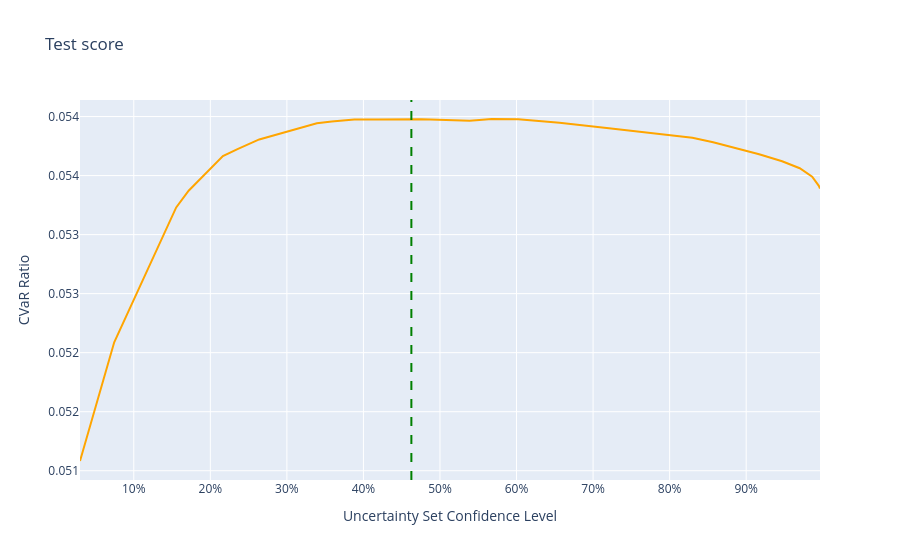

Source (notebook cell):
### Code cell
cv_results = randomized_search.cv_results_
x = np.asarray(
    cv_results["param_mu_uncertainty_set_estimator__confidence_level"]
).astype(float)
sort_idx = np.argsort(x)
y_test_mean = cv_results["mean_test_score"][sort_idx]
x = x[sort_idx]

fig = go.Figure(
    [
        go.Scatter(
            x=x,
            y=y_test_mean,
            name="Test",
            mode="lines",
            line=dict(color="rgb(255,165,0)"),
        ),
    ]
)
fig.add_vline(
    x=randomized_search.best_params_["mu_uncertainty_set_estimator__confidence_level"],
    line_width=2,
    line_dash="dash",
    line_color="green",
)
fig.update_layout(
    title="Test score",
    xaxis_title="Uncertainty Set Confidence Level",
    yaxis_title="CVaR Ratio",
)
fig.update_yaxes(tickformat=".3f")
fig.update_xaxes(tickformat=".0%")
show(fig)

### Figure 1 — Plotly figure (JSON) as saved in the notebook; plotly's stock layout.template omitted (floating-point values rounded to 4 significant figures)
{"data": [{"line": {"color": "rgb(255,165,0)"}, "mode": "lines", "name": "Test", "type": "scatter", "x": [0.02975, 0.07444, 0.1554, 0.1717, 0.2164, 0.2242, 0.2355, 0.2639, 0.2814, 0.3392, 0.3586, 0.377, 0.3818, 0.3881, 0.4194, 0.4483, 0.4626, 0.4754, 0.487, 0.4974, 0.5039, 0.5175, 0.5336, 0.5388, 0.5515, 0.5676, 0.6021, 0.6274, 0.6561, 0.7207, 0.7274, 0.7351, 0.7409, 0.7527, 0.7801, 0.7968, 0.8027, 0.8297, 0.8569, 0.872, 0.9102, 0.9157, 0.9191, 0.9469, 0.97, 0.9859, 0.9862, 0.9949, 0.996, 0.9964], "y": [0.05108, 0.05209, 0.05323, 0.05337, 0.05366, 0.05369, 0.05372, 0.05381, 0.05384, 0.05394, 0.05396, 0.05397, 0.05397, 0.05397, 0.05398, 0.05398, 0.05398, 0.05398, 0.05398, 0.05397, 0.05397, 0.05397, 0.05397, 0.05396, 0.05397, 0.05398, 0.05398, 0.05397, 0.05395, 0.0539, 0.0539, 0.05389, 0.05389, 0.05388, 0.05386, 0.05385, 0.05384, 0.05382, 0.05378, 0.05376, 0.05369, 0.05368, 0.05368, 0.05362, 0.05356, 0.05349, 0.05349, 0.05341, 0.0534, 0.05339]}], "layout": {"shapes": [{"line": {"color": "green", "dash": "dash", "width": 2}, "type": "line", "x0": 0.4626, "x1": 0.4626, "xref": "x", "y0": 0, "y1": 1, "yref": "y domain"}], "title": {"text": "Test score"}, "xaxis": {"tickformat": ".0%", "title": {"text": "Uncertainty Set Confidence Level"}}, "yaxis": {"tickformat": ".3f", "title": {"text": "CVaR Ratio"}}}}
